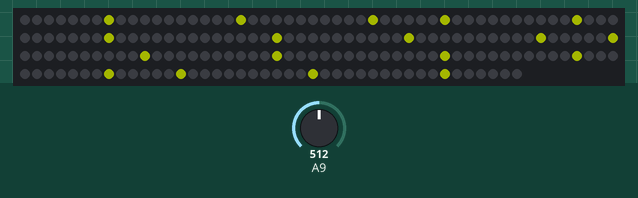
This sketch was run on a simulated Arduino Mega 2560, built with avr-gcc and run on an emulated ATmega2560. On the bench: 192 RGB LEDs in strip order, left to right, continuing on the next row. The test bench sets the inputs (shaded band); at power-on: A9 = 512. Dim RGB values are drawn brighter than linear; random numbers use the default seed unless the sketch sets one.

Above: at 4.5 s.
4.6 s: A9 set to 0
At 5.71 s:
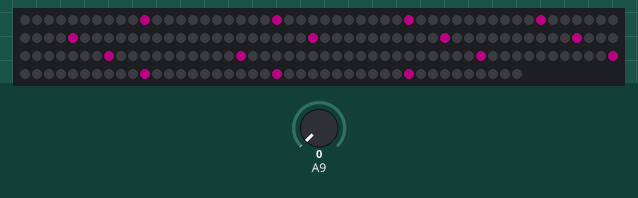
9.5 s: A9 set to 122
At 11.76 s:
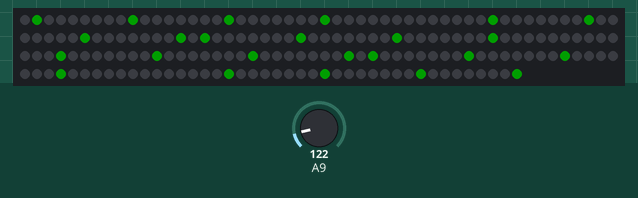
17.7 s: A9 set to 75
At 22.6 s:
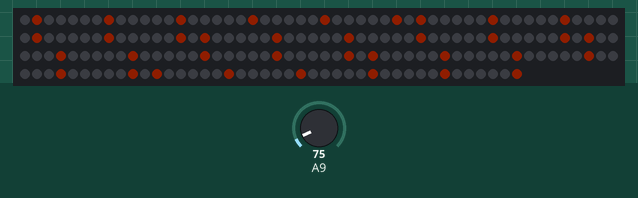

Measured:
- after the input at 9.5 s, the LEDs: change after 2.1 s (image 2)

The sketch:

hat_cool.ino
```cpp
#include <Adafruit_NeoPixel.h>
#define PIN 6
Adafruit_NeoPixel strip = Adafruit_NeoPixel(192, PIN, NEO_GRB + NEO_KHZ800);

void setup() {
  strip.begin();
  //strip.setBrightness(30);
  strip.show(); // Initialize all pixels to 'off'
}

void loop() {
  /*
  for(uint16_t i=0; i<3; i++) {
    rainbow(5,1,0,true);
    for(uint16_t j=0; j<i; j++) { whiteFlash(60); }
  }
  for(uint16_t i=0; i<4; i++) {
    rainbow(1,1,0,true);
    for(uint16_t j=0; j<i; j++) { whiteFlash(60); }
  }
  for(uint16_t i=0; i<3; i++) {
    rainbow(5,1,0,true);
  }
  for(uint16_t i=0; i<5; i++) {
    rainbow(1,1,0,true);
  }
  for(uint16_t i=0; i<15; i++) {
    whiteFlash(60);
  }
  */
  for(uint16_t i=0; i<10; i++) {
    /*
    int times[] = {1,5,2,10};
    int spaces[] = {0,2,3,3,3,3,4,6,10,15,20};
    for(uint16_t j=0; j<sizeof(times); j++) {
      uint8_t wait = times[random(0,sizeof(times))];
      rainbow( 5, wait, spaces[random(0,sizeof(spaces))], j%2==0, random(0,15) == 0, random(0,30) == 0 );
    }
    */
    uint8_t times[]  = {  0, 1, 1, 2, 2, 3, 4, 6, 8,13 };
    //int spaces[] = {  0, 2, 2, 4, 6,10,16,26,42 };
    uint8_t spaces[] = { 15,10, 8, 7, 5, 5, 4, 3, 3, 0 };
    for(uint16_t j=0; j<sizeof(times); j++) {
      uint8_t wait   = times[j];
      uint8_t space  = spaces[j];
      uint8_t brightness = map(analogRead(A9), 0, 1023, 0, 255);
      strip.setBrightness(brightness);
      rainbow( 5, wait, space, j%2==0, random(0,8) == 0 && space > 0, random(0,30) == 0 );
    }
  }

  //  rainbowBlink(50);
}

void setMeterPixelColor(uint16_t n, uint8_t r, uint8_t g, uint8_t b){
  int pixels = strip.numPixels() / 6;
  strip.setPixelColor(pixels-n,r,g,b);
  strip.setPixelColor(pixels+n,r,g,b);
  strip.setPixelColor(pixels*3-n,r,g,b);
  strip.setPixelColor(pixels*3+n,r,g,b);
  strip.setPixelColor(pixels*5-n,r,g,b);
  strip.setPixelColor(pixels*5+n,r,g,b);
}
void setMeterPixelColor(uint16_t n, uint32_t c){
  int pixels = strip.numPixels() / 6;
  strip.setPixelColor(pixels-n,c);
  strip.setPixelColor(pixels+n,c);
  strip.setPixelColor(pixels*3-n,c);
  strip.setPixelColor(pixels*3+n,c);
  strip.setPixelColor(pixels*5-n,c);
  strip.setPixelColor(pixels*5+n,c);
}


void rainbow(uint8_t mode, uint8_t wait, uint8_t spaces, boolean dir, boolean solid, boolean storm) {
  uint16_t color, pixel;
  for(color=0; color<256; color++) {

    if( storm ) {
      if( color % 50 == 0 ) {
        uint8_t flashes = random(1,9);
        for( uint8_t p = 0; p<=flashes; p++ ){
          whiteFlash(60);
        }
        color = color + flashes;
        continue;
      }
    }

    for(pixel=0; pixel<strip.numPixels()/6; pixel++) {
      if(mode==1||mode==2){
        // every pixel different color
        setMeterPixelColor(pixel, Wheel((pixel+color) & 255));
      }else if(mode==3||mode==4){
        // every pixel same color
        setMeterPixelColor(pixel, Wheel(color));
      }else if(mode==5||mode==6){

        uint8_t chunkSize = spaces + 1;
        // need to loop through num spaces but only trigger on one pixel
        for( uint8_t space = 0; space<=spaces; space++ ){
          if( pixel % chunkSize == space ){
            if( dir ){
              if( color % chunkSize == space ) {
                if( solid ){
                  uint16_t approx, colorDist;
                  colorDist = 255 / 6;
                  approx = color - (color % colorDist);
                  setMeterPixelColor(pixel, Wheel(approx));
                } else {
                  setMeterPixelColor(pixel, Wheel(color));
                }
              } else {
                setMeterPixelColor(pixel, strip.Color(0, 0, 0));
              }
            } else {
              if( color % chunkSize == ( spaces - space) ) {
                if( solid ){
                  uint16_t approx, colorDist;
                  colorDist = 255 / 6;
                  approx = color - (color % colorDist);
                  setMeterPixelColor(pixel, Wheel(approx));
                } else {
                  setMeterPixelColor(pixel, Wheel(color));
                }
              } else {
                setMeterPixelColor(pixel, strip.Color(0, 0, 0));
              }
            }
          }
        }

      }
    }
    strip.show();
    delay(wait);
    if(mode==2||mode==4||mode==6){
      for(uint8_t i=0; i<strip.numPixels(); i++) {
        strip.setPixelColor(i, strip.Color(0, 0, 0));
      }
      strip.show();
      delay(wait);
    }  }
}


//Theatre-style crawling lights.
void theaterChase(uint32_t c, uint8_t wait) {
  for (int j=0; j<10; j++) {  //do 10 cycles of chasing
    for (int q=0; q < 3; q++) {
      for (int i=0; i < strip.numPixels(); i=i+3) {
        strip.setPixelColor(i+q, c);    //turn every third pixel on
      }
      strip.show();

      delay(wait);

      for (int i=0; i < strip.numPixels(); i=i+3) {
        strip.setPixelColor(i+q, 0);        //turn every third pixel off
      }
    }
  }
}

void whiteFlash(uint8_t w) {

  for(uint16_t i=0; i<strip.numPixels(); i++) {
      strip.setPixelColor(i, strip.Color(255, 255, 255));
  }
  strip.show();
  delay(w);
  for(uint16_t i=0; i<strip.numPixels(); i++) {
      strip.setPixelColor(i, strip.Color(0, 0, 0));
  }
  strip.show();
  delay(w);


}

void niceColors(uint8_t w) {
  colorWipe(strip.Color(255, 0, 0), w); // Red
  colorWipe(strip.Color(0, 0, 0), w);
  colorWipe(strip.Color(255, 255, 0), w);
  colorWipe(strip.Color(0, 0, 0), w);
  colorWipe(strip.Color(0, 255, 0), w); // Green
  colorWipe(strip.Color(0, 0, 0), w);
  colorWipe(strip.Color(0, 255, 255), w);
  colorWipe(strip.Color(0, 0, 0), w);
  colorWipe(strip.Color(0, 0, 255), w); // Blue
  colorWipe(strip.Color(0, 0, 0), w);
  colorWipe(strip.Color(255, 0, 255), w);
  colorWipe(strip.Color(0, 0, 0), w);
}

// Fill the dots one after the other with a color
void colorWipe(uint32_t c, uint8_t wait) {
  for(uint16_t i=0; i<strip.numPixels(); i++) {
      strip.setPixelColor(i, c);
      strip.show();
      delay(wait);
  }
}

void rainbowBlink(uint8_t wait) {
  uint16_t i, j;

  for(j=0; j<256/16; j++) {
    for(i=0; i<strip.numPixels(); i++) {
      strip.setPixelColor(i, Wheel((i+j*16) & 255));
    }
    strip.show();
    delay(wait);
    strip.setPixelColor(i, 0);
    strip.show();
    delay(wait);
  }
}

// Slightly different, this makes the rainbow equally distributed throughout
void rainbowCycle(uint8_t wait) {
  uint16_t i, j;

  for(j=0; j<256*5; j++) { // 5 cycles of all colors on wheel
    for(i=0; i< strip.numPixels(); i++) {
      strip.setPixelColor(i, Wheel(((i * 256 / strip.numPixels()) + j) & 255));
    }
    strip.show();
    delay(wait);
  }
}

// Input a value 0 to 255 to get a color value.
// The colours are a transition r - g - b - back to r.
uint32_t Wheel(byte WheelPos) {
  if(WheelPos < 85) {
   return strip.Color(WheelPos * 3, 255 - WheelPos * 3, 0);
  } else if(WheelPos < 170) {
   WheelPos -= 85;
   return strip.Color(255 - WheelPos * 3, 0, WheelPos * 3);
  } else {
   WheelPos -= 170;
   return strip.Color(0, WheelPos * 3, 255 - WheelPos * 3);
  }
}
```
